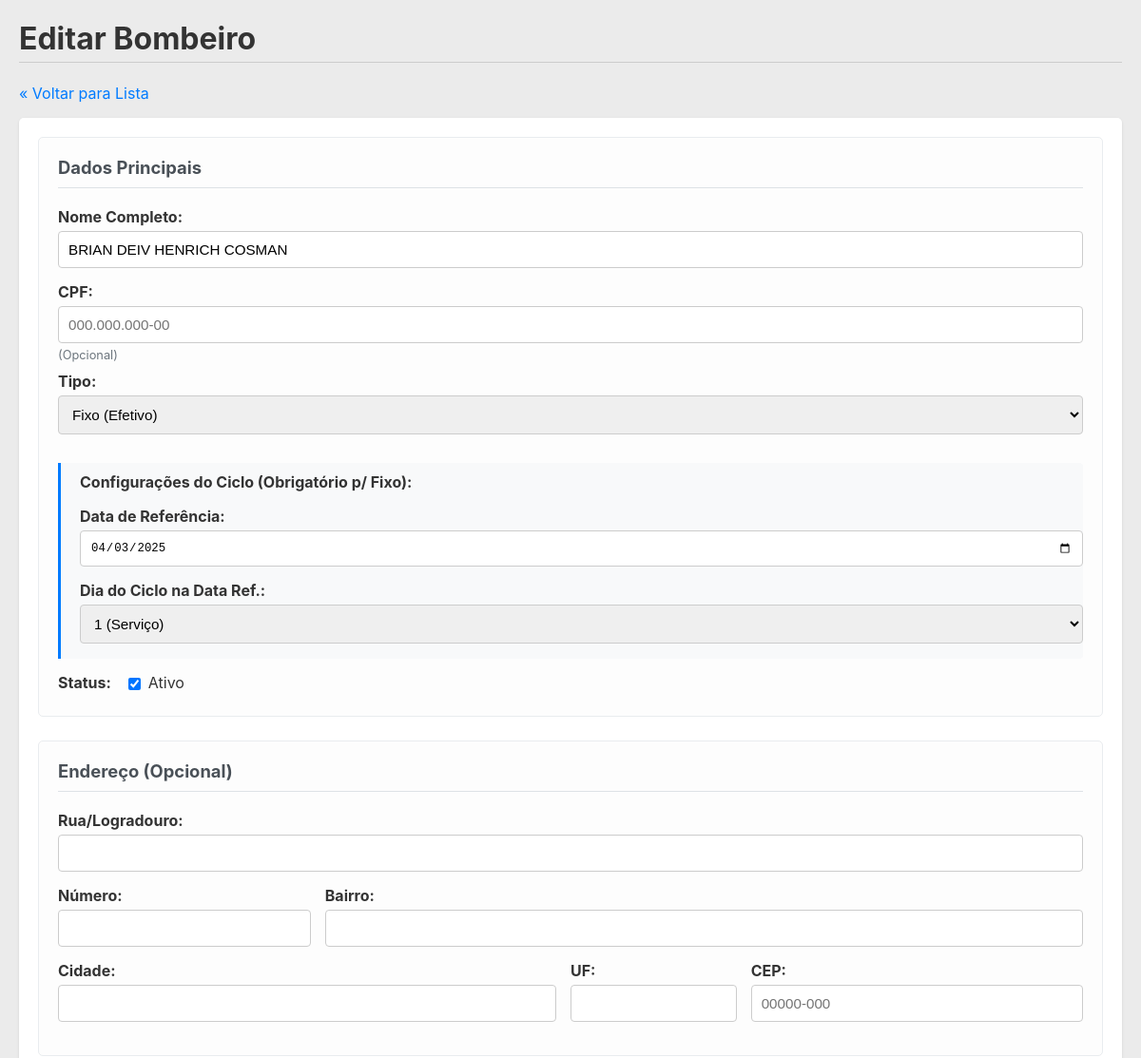
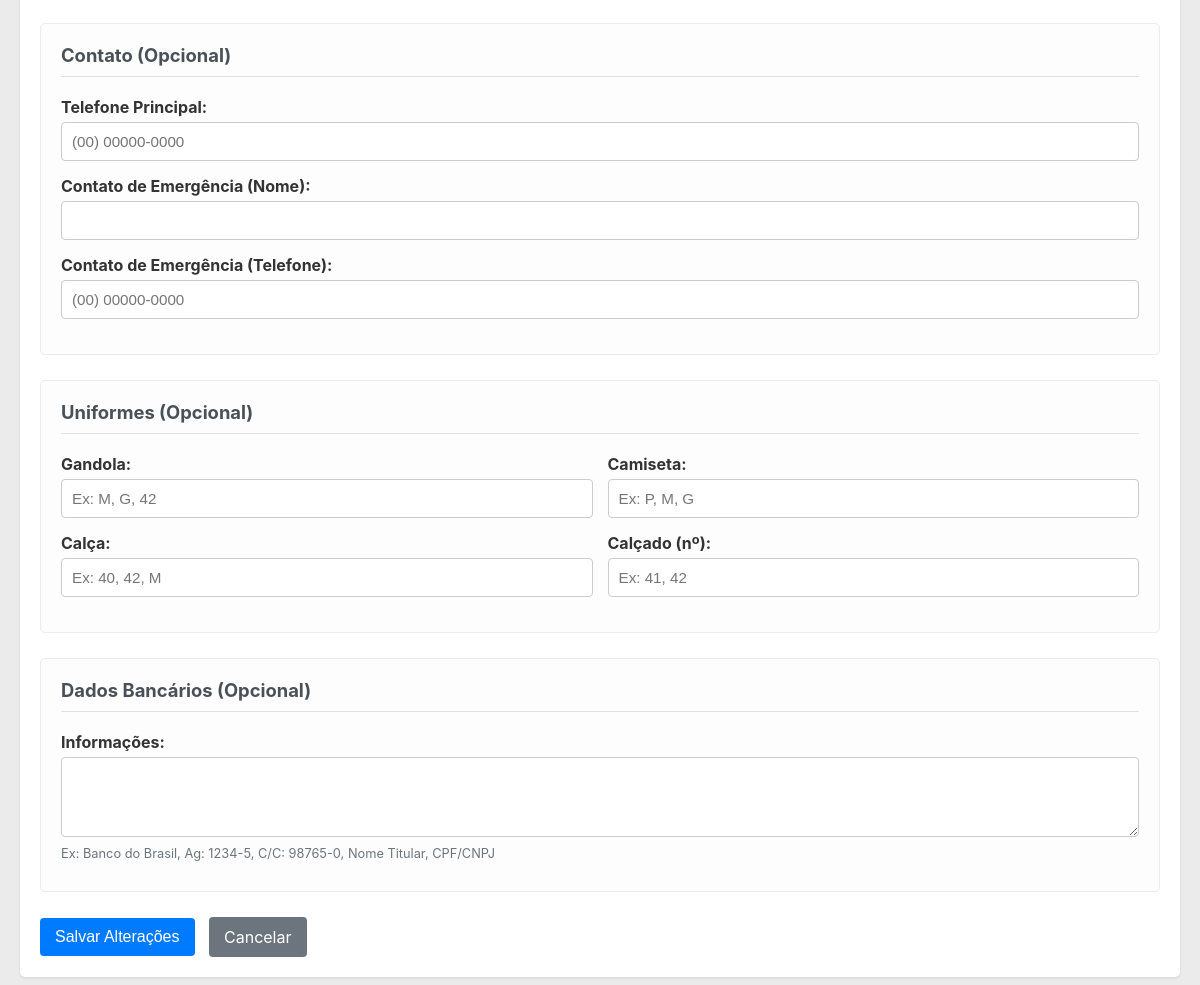
Page /editar_bombeiro.php?id=4 on the committed database (2 pictures, top to bottom).
### tables this page shows
CREATE TABLE bombeiros (
    id INT AUTO_INCREMENT PRIMARY KEY,
    nome_completo VARCHAR(255) NOT NULL,
    cpf VARCHAR(14) NULL DEFAULT NULL COMMENT 'Formato 000.000.000-00',
    tipo ENUM('BC', 'Fixo') NOT NULL,
    ativo TINYINT(1) NOT NULL DEFAULT 1,
    fixo_ref_data DATE NULL,
    fixo_ref_dia_ciclo TINYINT(1) NULL CHECK (fixo_ref_dia_ciclo BETWEEN 1 AND 4),
    data_cadastro TIMESTAMP DEFAULT CURRENT_TIMESTAMP,
    endereco_rua VARCHAR(255) NULL DEFAULT NULL,
    endereco_numero VARCHAR(20) NULL DEFAULT NULL,
    endereco_bairro VARCHAR(100) NULL DEFAULT NULL,
    endereco_cidade VARCHAR(100) NULL DEFAULT NULL,
    endereco_uf VARCHAR(2) NULL DEFAULT NULL,
    endereco_cep VARCHAR(10) NULL DEFAULT NULL,
    telefone_principal VARCHAR(20) NULL DEFAULT NULL,
    contato_emergencia_nome VARCHAR(255) NULL DEFAULT NULL,
    contato_emergencia_fone VARCHAR(20) NULL DEFAULT NULL,
    dados_bancarios TEXT NULL DEFAULT NULL COMMENT 'Ex: Banco XPTO, Ag: 0001, C/C: 12345-6',
    tamanho_gandola VARCHAR(20) NULL DEFAULT NULL,
    tamanho_camiseta VARCHAR(20) NULL DEFAULT NULL,
    tamanho_calca VARCHAR(20) NULL DEFAULT NULL,
    tamanho_calcado VARCHAR(10) NULL DEFAULT NULL
);

### editar_bombeiro.php (the view, shortened to what this page needs)
<?php
require_once __DIR__ . '/includes/funcoes.php';
$bombeiro_id = filter_input(INPUT_GET, 'id', FILTER_VALIDATE_INT);
$bombeiro = null;
$erro = '';
if ($_SERVER["REQUEST_METHOD"] == "POST") {
    $id_update = filter_input(INPUT_POST, 'id', FILTER_VALIDATE_INT);
    $nome = trim($_POST['nome_completo'] ?? '');
    $cpf = trim($_POST['cpf'] ?? '');
    $tipo = trim($_POST['tipo'] ?? '');
    $ativo = isset($_POST['ativo']) ? 1 : 0;
    $ref_data = trim($_POST['fixo_ref_data'] ?? '');
    $ref_dia = filter_input(INPUT_POST, 'fixo_ref_dia_ciclo', FILTER_VALIDATE_INT, ['options' => ['min_range' => 1, 'max_range' => 4]]);
    $endereco_rua = trim($_POST['endereco_rua'] ?? '');
    $endereco_numero = trim($_POST['endereco_numero'] ?? '');
    $endereco_bairro = trim($_POST['endereco_bairro'] ?? '');
    $endereco_cidade = trim($_POST['endereco_cidade'] ?? '');
    $endereco_uf = trim($_POST['endereco_uf'] ?? '');
    $endereco_cep = trim($_POST['endereco_cep'] ?? '');
    $telefone_principal = trim($_POST['telefone_principal'] ?? '');
    $contato_emergencia_nome = trim($_POST['contato_emergencia_nome'] ?? '');
    $contato_emergencia_fone = trim($_POST['contato_emergencia_fone'] ?? '');
    $tamanho_gandola = trim($_POST['tamanho_gandola'] ?? '');
    $tamanho_camiseta = trim($_POST['tamanho_camiseta'] ?? '');
    $tamanho_calca = trim($_POST['tamanho_calca'] ?? '');
    $tamanho_calcado = trim($_POST['tamanho_calcado'] ?? '');
    $dados_bancarios = trim($_POST['dados_bancarios'] ?? '');
    if ($id_update != $bombeiro_id) {
         set_flash_message('error', 'Erro: ID no formulário não confere.');
         header('Location: bombeiros.php'); exit;
    }
    if (empty($nome) || empty($tipo) || !in_array($tipo, ['BC', 'Fixo'])) {
         $erro = 'Nome e Tipo são obrigatórios e válidos.';
    } else if ($tipo == 'Fixo' && (empty($ref_data) || $ref_dia === null || $ref_dia === false)) {
         $erro = 'Para tipo Fixo, Data de Referência e Dia do Ciclo são obrigatórios.';
    } else {
        $sql_update = "UPDATE bombeiros SET
                        nome_completo = ?, cpf = ?, tipo = ?, ativo = ?,
                        fixo_ref_data = ?, fixo_ref_dia_ciclo = ?,
                        endereco_rua = ?, endereco_numero = ?, endereco_bairro = ?,
                        endereco_cidade = ?, endereco_uf = ?, endereco_cep = ?,
                        telefone_principal = ?, contato_emergencia_nome = ?, contato_emergencia_fone = ?,
                        dados_bancarios = ?, tamanho_gandola = ?, tamanho_camiseta = ?,
                        tamanho_calca = ?, tamanho_calcado = ?
                       WHERE id = ?";
        if ($stmt = mysqli_prepare($conn, $sql_update)) {
             $db_cpf = !empty($cpf) ? $cpf : null;
             $db_ref_data = ($tipo == 'Fixo') ? $ref_data : null;
             $db_ref_dia = ($tipo == 'Fixo') ? $ref_dia : null;
             $db_endereco_rua = !empty($endereco_rua) ? $endereco_rua : null;
             $db_endereco_numero = !empty($endereco_numero) ? $endereco_numero : null;
             $db_endereco_bairro = !empty($endereco_bairro) ? $endereco_bairro : null;
             $db_endereco_cidade = !empty($endereco_cidade) ? $endereco_cidade : null;
             $db_endereco_uf = !empty($endereco_uf) ? $endereco_uf : null;
             $db_endereco_cep = !empty($endereco_cep) ? $endereco_cep : null;
             $db_telefone_principal = !empty($telefone_principal) ? $telefone_principal : null;
             $db_contato_emergencia_nome = !empty($contato_emergencia_nome) ? $contato_emergencia_nome : null;
             $db_contato_emergencia_fone = !empty($contato_emergencia_fone) ? $contato_emergencia_fone : null;
             $db_dados_bancarios = !empty($dados_bancarios) ? $dados_bancarios : null;
             $db_tamanho_gandola = !empty($tamanho_gandola) ? $tamanho_gandola : null;
             $db_tamanho_camiseta = !empty($tamanho_camiseta) ? $tamanho_camiseta : null;
             $db_tamanho_calca = !empty($tamanho_calca) ? $tamanho_calca : null;
             $db_tamanho_calcado = !empty($tamanho_calcado) ? $tamanho_calcado : null;
            mysqli_stmt_bind_param($stmt, "sssissssssssssssssssi",
                $nome, $db_cpf, $tipo, $ativo,
                $db_ref_data, $db_ref_dia,
                $db_endereco_rua, $db_endereco_numero, $db_endereco_bairro,
                $db_endereco_cidade, $db_endereco_uf, $db_endereco_cep,
                $db_telefone_principal, $db_contato_emergencia_nome, $db_contato_emergencia_fone,
                $db_dados_bancarios, $db_tamanho_gandola, $db_tamanho_camiseta,
                $db_tamanho_calca, $db_tamanho_calcado,
                $bombeiro_id
            );
            if (mysqli_stmt_execute($stmt)) {
                if ($ativo == 0) { $bc_da_vez = get_config('bc_da_vez_id', $conn); if ($bc_da_vez == $bombeiro_id) { set_config('bc_da_vez_id', null, $conn); } }
                set_flash_message('success', 'Bombeiro atualizado com sucesso!');
                header('Location: bombeiros.php');
                exit;
            } else {
                $erro = "Erro ao executar atualização: " . mysqli_error($conn);
            }
            mysqli_stmt_close($stmt);
        } else {
            $erro = "Erro ao preparar query de atualização: " . mysqli_error($conn);
        }
    }
    if ($erro) {
        $bombeiro = $_POST;
        $bombeiro['id'] = $bombeiro_id;
        $bombeiro['ativo'] = isset($_POST['ativo']) ? 1 : 0;
        set_flash_message('error', $erro);
    }
} else {
    $sql_select = "SELECT * FROM bombeiros WHERE id = ?";
    if ($stmt = mysqli_prepare($conn, $sql_select)) {
        mysqli_stmt_bind_param($stmt, "i", $bombeiro_id);
        if (mysqli_stmt_execute($stmt)) {
            $result = mysqli_stmt_get_result($stmt);
            $bombeiro = mysqli_fetch_assoc($result);
        } else { $erro = "Erro ao buscar dados: " . mysqli_error($conn); }
    } else { $erro = "Erro ao preparar busca: " . mysqli_error($conn); }
}
?>
<!DOCTYPE html>
<html lang="pt-br">
<head>
    <link rel="stylesheet" href="css/style.css">
</head>
<body>
    <h1>Editar Bombeiro</h1>
    <p><a href="bombeiros.php">« Voltar para Lista</a></p>
    <?php if ($bombeiro): ?>
    <form action="editar_bombeiro.php?id=<?php echo $bombeiro_id; ?>" method="post">
        <div class="form-section">
            <h3>Dados Principais</h3>
            <div>
                <label for="nome_completo">Nome Completo:</label>
                <input type="text" id="nome_completo" name="nome_completo" value="<?php echo htmlspecialchars($bombeiro['nome_completo'] ?? ''); ?>" required>
            </div>
            <div>
                <label for="cpf">CPF:</label>
                <input type="text" id="cpf" name="cpf" class="cpf-mask" value="<?php echo htmlspecialchars($bombeiro['cpf'] ?? ''); ?>" placeholder="000.000.000-00">
                <small>(Opcional)</small>
            </div>
            <div>
                <label for="tipo">Tipo:</label>
                <select id="tipo" name="tipo" required>
                    <option value="Fixo" <?php echo ($bombeiro['tipo'] ?? '') == 'Fixo' ? 'selected' : ''; ?>>Fixo (Efetivo)</option>
                </select>
            </div>
            <div id="fixo-fields">
                <p>Configurações do Ciclo (Obrigatório p/ Fixo):</p>
                <div>
                    <label for="fixo_ref_data">Data de Referência:</label>
                    <input type="date" id="fixo_ref_data" name="fixo_ref_data" value="<?php echo htmlspecialchars($bombeiro['fixo_ref_data'] ?? ''); ?>">
                </div>
                <div>
                    <label for="fixo_ref_dia_ciclo">Dia do Ciclo na Data Ref.:</label>
                    <select id="fixo_ref_dia_ciclo" name="fixo_ref_dia_ciclo">
                        <option value="1" <?php echo ($bombeiro['fixo_ref_dia_ciclo'] ?? '') == '1' ? 'selected' : ''; ?>>1 (Serviço)</option>
                    </select>
                </div>
            </div>
             <div>
                <label for="ativo" style="display: inline-block; margin-right: 10px;">Status:</label>
                <input type="checkbox" id="ativo" name="ativo" value="1" <?php echo ($bombeiro['ativo'] ?? 0) == 1 ? 'checked' : ''; ?> style="width: auto; vertical-align: middle;">
                 Ativo
            </div>
        </div>
        <div class="form-section">
            <h3>Endereço (Opcional)</h3>
             <div><label for="endereco_rua">Rua/Logradouro:</label><input type="text" id="endereco_rua" name="endereco_rua" value="<?php echo htmlspecialchars($bombeiro['endereco_rua'] ?? ''); ?>"></div>
             <div style="display: flex; gap: 15px;">
                 <div style="flex: 1;"><label for="endereco_numero">Número:</label><input type="text" id="endereco_numero" name="endereco_numero" value="<?php echo htmlspecialchars($bombeiro['endereco_numero'] ?? ''); ?>"></div>
                 <div style="flex: 3;"><label for="endereco_bairro">Bairro:</label><input type="text" id="endereco_bairro" name="endereco_bairro" value="<?php echo htmlspecialchars($bombeiro['endereco_bairro'] ?? ''); ?>"></div>
             </div>
             <div style="display: flex; gap: 15px;">
                 <div style="flex: 3;"><label for="endereco_cidade">Cidade:</label><input type="text" id="endereco_cidade" name="endereco_cidade" value="<?php echo htmlspecialchars($bombeiro['endereco_cidade'] ?? ''); ?>"></div>
                 <div style="flex: 1;"><label for="endereco_uf">UF:</label><input type="text" id="endereco_uf" name="endereco_uf" value="<?php echo htmlspecialchars($bombeiro['endereco_uf'] ?? ''); ?>" maxlength="2"></div>
                  <div style="flex: 2;"><label for="endereco_cep">CEP:</label><input type="text" id="endereco_cep" name="endereco_cep" class="cep-mask" value="<?php echo htmlspecialchars($bombeiro['endereco_cep'] ?? ''); ?>" placeholder="00000-000"></div>
             </div>
        </div>
         <div class="form-section">
            <h3>Contato (Opcional)</h3>
             <div><label for="telefone_principal">Telefone Principal:</label><input type="text" id="telefone_principal" name="telefone_principal" class="phone-mask" value="<?php echo htmlspecialchars($bombeiro['telefone_principal'] ?? ''); ?>" placeholder="(00) 00000-0000"></div>
             <div><label for="contato_emergencia_nome">Contato de Emergência (Nome):</label><input type="text" id="contato_emergencia_nome" name="contato_emergencia_nome" value="<?php echo htmlspecialchars($bombeiro['contato_emergencia_nome'] ?? ''); ?>"></div>
             <div><label for="contato_emergencia_fone">Contato de Emergência (Telefone):</label><input type="text" id="contato_emergencia_fone" name="contato_emergencia_fone" class="phone-mask" value="<?php echo htmlspecialchars($bombeiro['contato_emergencia_fone'] ?? ''); ?>" placeholder="(00) 00000-0000"></div>
        </div>
        <div class="form-section">
            <h3>Uniformes (Opcional)</h3>
            <div style="display: flex; gap: 15px;">
                 <div style="flex: 1;"><label for="tamanho_gandola">Gandola:</label><input type="text" id="tamanho_gandola" name="tamanho_gandola" value="<?php echo htmlspecialchars($bombeiro['tamanho_gandola'] ?? ''); ?>" placeholder="Ex: M, G, 42"></div>
                 <div style="flex: 1;"><label for="tamanho_camiseta">Camiseta:</label><input type="text" id="tamanho_camiseta" name="tamanho_camiseta" value="<?php echo htmlspecialchars($bombeiro['tamanho_camiseta'] ?? ''); ?>" placeholder="Ex: P, M, G"></div>
            </div>
             <div style="display: flex; gap: 15px;">
                 <div style="flex: 1;"><label for="tamanho_calca">Calça:</label><input type="text" id="tamanho_calca" name="tamanho_calca" value="<?php echo htmlspecialchars($bombeiro['tamanho_calca'] ?? ''); ?>" placeholder="Ex: 40, 42, M"></div>
                 <div style="flex: 1;"><label for="tamanho_calcado">Calçado (nº):</label><input type="text" id="tamanho_calcado" name="tamanho_calcado" value="<?php echo htmlspecialchars($bombeiro['tamanho_calcado'] ?? ''); ?>" placeholder="Ex: 41, 42"></div>
             </div>
        </div>
         <div class="form-section">
            <h3>Dados Bancários (Opcional)</h3>
             <div><label for="dados_bancarios">Informações:</label><textarea id="dados_bancarios" name="dados_bancarios"><?php echo htmlspecialchars($bombeiro['dados_bancarios'] ?? ''); ?></textarea><small>Ex: Banco do Brasil, Ag: 1234-5, C/C: 98765-0, Nome Titular, CPF/CNPJ</small></div>
        </div>
        <button type="submit">Salvar Alterações</button>
        <a href="bombeiros.php" class="button-link btn-secondary" style="margin-left: 10px;">Cancelar</a>
    </form>
    <?php elseif (empty($erro)): ?>
        <p class="flash-message error">Bombeiro não encontrado.</p>
    <?php endif; ?>
</body>
</html>

### css/style.css (style rules this page uses)
body { font-family: -apple-system, BlinkMacSystemFont, "Segoe UI", Roboto, Helvetica, Arial, sans-serif; margin: 20px; background-color: #00000014; color: #333; }
h1, h2 { color: #333; border-bottom: 1px solid #ccc; padding-bottom: 5px; }
a { color: #007bff; text-decoration: none; }
form { background-color: #fff; padding: 20px; border-radius: 5px; box-shadow: 0 1px 3px rgba(0,0,0,0.1); margin-bottom: 20px; }
label { display: block; margin-bottom: 5px; font-weight: bold; }
input[type="text"], input[type="date"], input[type="number"], select, textarea { width: 100%; padding: 10px; margin-bottom: 15px; border: 1px solid #ccc; border-radius: 4px; box-sizing: border-box; font-size: 0.95em; }
textarea { min-height: 80px; resize: vertical; }
small { font-size: 0.8em; color: #6c757d; display: block; margin-top: -10px; margin-bottom: 10px; }
button, input[type="submit"], .button-link { background-color: #007bff; color: white !important; padding: 10px 15px; border: none; border-radius: 4px; cursor: pointer; font-size: 1em; text-decoration: none; display: inline-block; vertical-align: middle; transition: background-color 0.2s ease; }
.btn-secondary { background-color: #6c757d; }
.form-section { margin-bottom: 25px; padding: 20px; border: 1px solid #e9ecef; border-radius: 5px; background-color: #fdfdfd; }
.form-section h3 { margin-top: 0; margin-bottom: 20px; font-size: 1.15em; color: #495057; border-bottom: 1px solid #dee2e6; padding-bottom: 10px; }
#fixo-fields { display: none; padding-left: 20px; border-left: 3px solid #007bff; margin-top: 15px; margin-bottom: 15px; background-color: #f8f9fa; padding-top: 10px; padding-bottom: 1px; border-radius: 0 4px 4px 0; }
#fixo-fields p { margin-top: 0; font-weight: bold; color: #333; }
.visible { display: block !important; }

### rows in the picture
bombeiros: nome_completo "BRIAN DEIV HENRICH COSMAN", tipo "Fixo (Efetivo)", fixo_ref_data "04/03/2025", fixo_ref_dia_ciclo "1 (Serviço)", ativo "☑"
